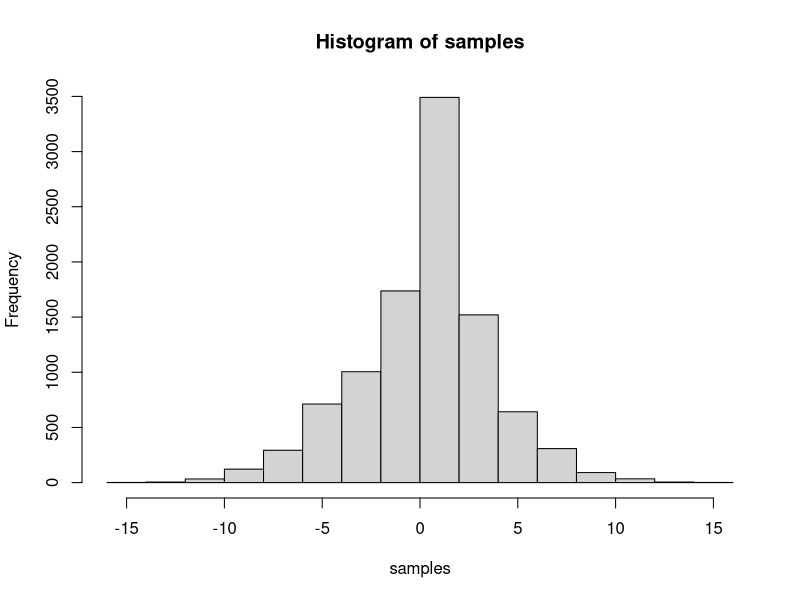
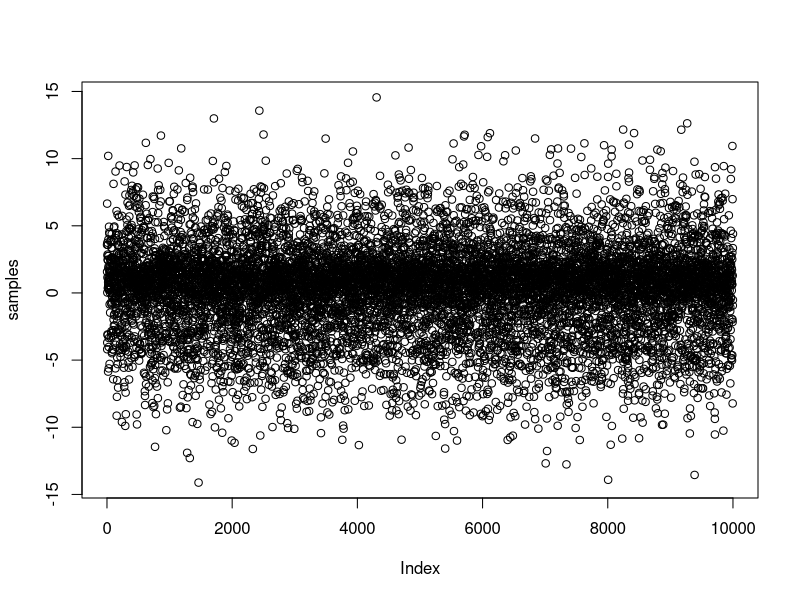
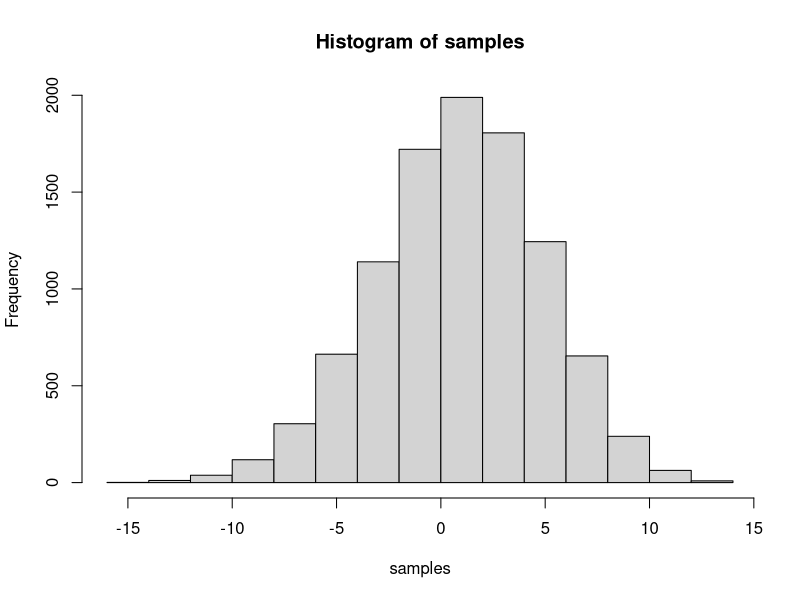
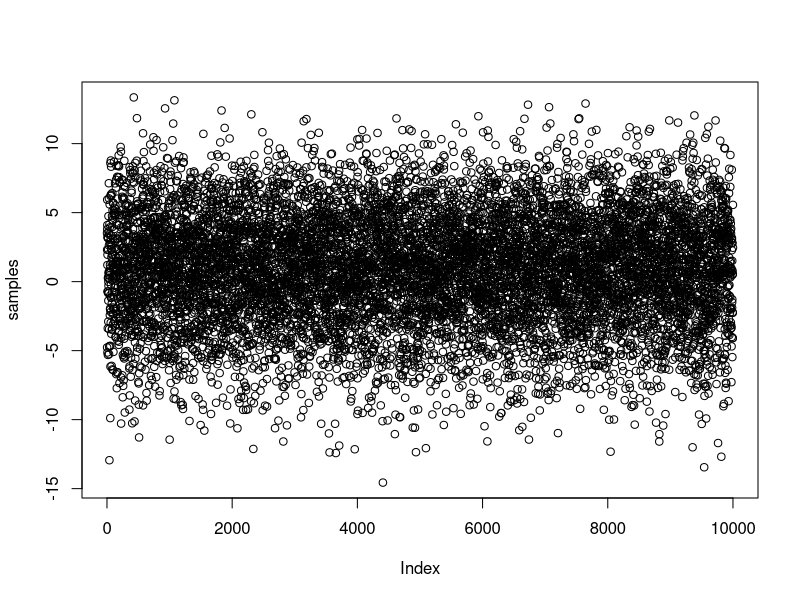
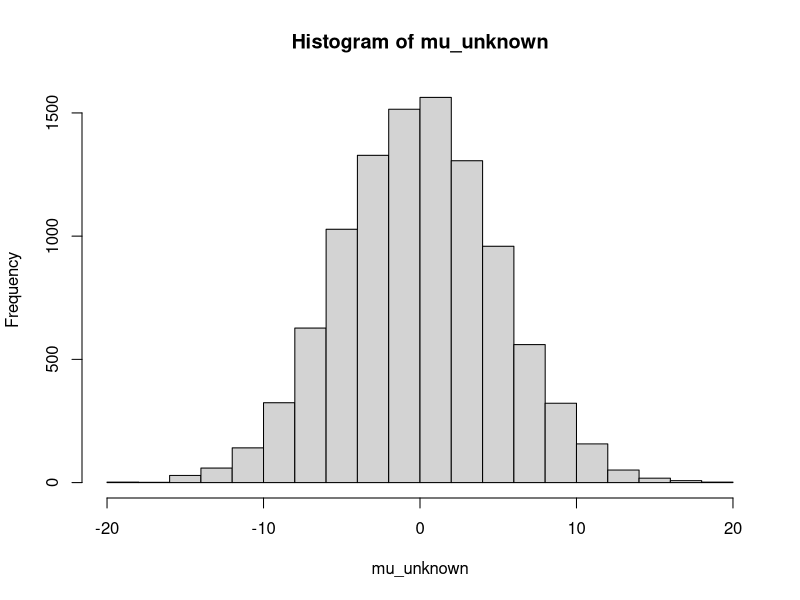
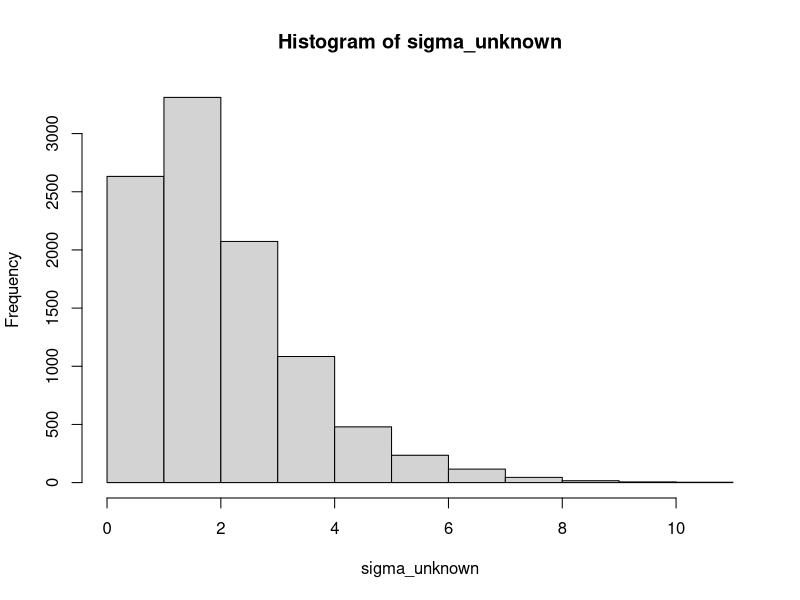
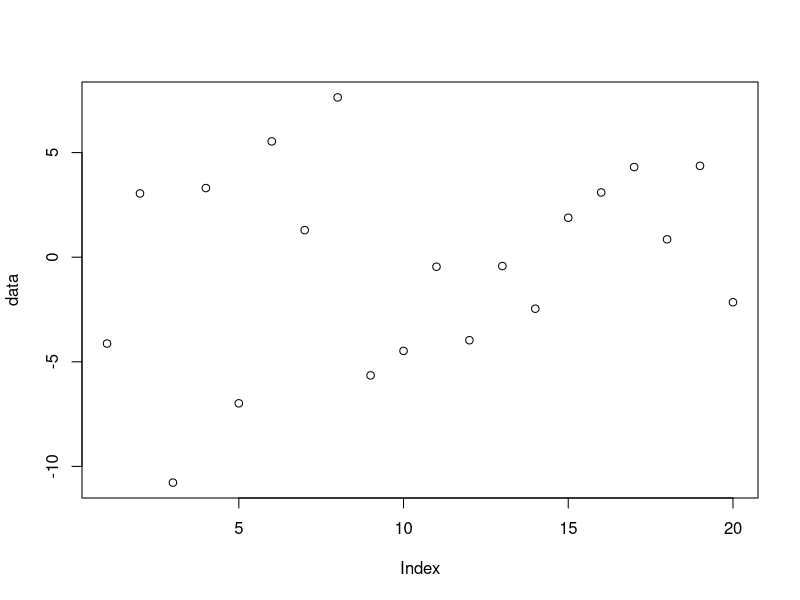
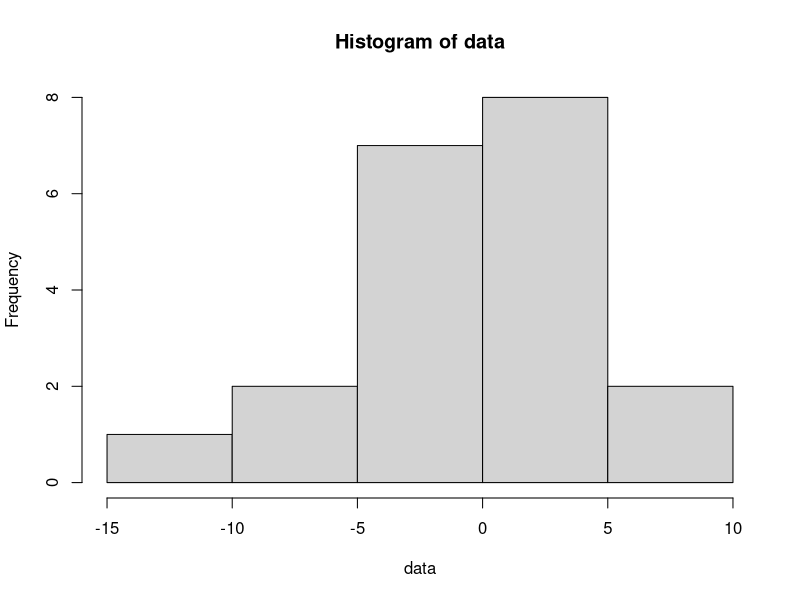

Write the R code that produced these figures, in order.
## ---- chunk 1
background <- rnorm(7,0,4)
## ---- chunk 2
#unknown <- rnorm(3,?,?)
## ---- chunk 3
N <- 10000

components <- sample(1:2,prob=c(0.7,0.3),size=N,replace=TRUE)
mus <- c(0,1)
sds <- c(4,1)

samples <- rnorm(n=N,mean=mus[components],sd=sds[components])
hist(samples)
plot(samples)
## ---- chunk 4
N <- 10000

components <- sample(1:2,prob=c(0.7,0.3),size=N,replace=TRUE)
mus <- c(0,3)
sds <- c(4,3)

samples <- rnorm(n=N,mean=mus[components],sd=sds[components])
hist(samples)
plot(samples)
## ---- chunk 5
mu_unknown <-  rnorm(N,0,5)
hist(mu_unknown)
sigma_unknown <- rgamma(N,2,1)
hist(sigma_unknown)
## ---- chunk 6
data <- c(-4.127935, 3.046302, -10.77442, 3.305034, -6.985155, 5.536106, 1.294746, 7.638998,
-5.650118, -4.478067, -0.4551435, -3.969413, -0.4225518, -2.462094, 1.886675,
3.095567, 4.310003, 0.8548273, 4.368213, -2.152332)
plot(data)
hist(data)
## ---- chunk 7
#Based on this histogram, it seems like mu is somewhere around 1,2 and it's really hard to 
#say something about sigma, because the data are pretty small but perhaps somewhere between 2.5 to 4.5, because it seems less spread than 4 and therefore the unkonwn could be less than 4.
## ---- chunk 8

## ---- chunk 9

## ---- chunk 10

